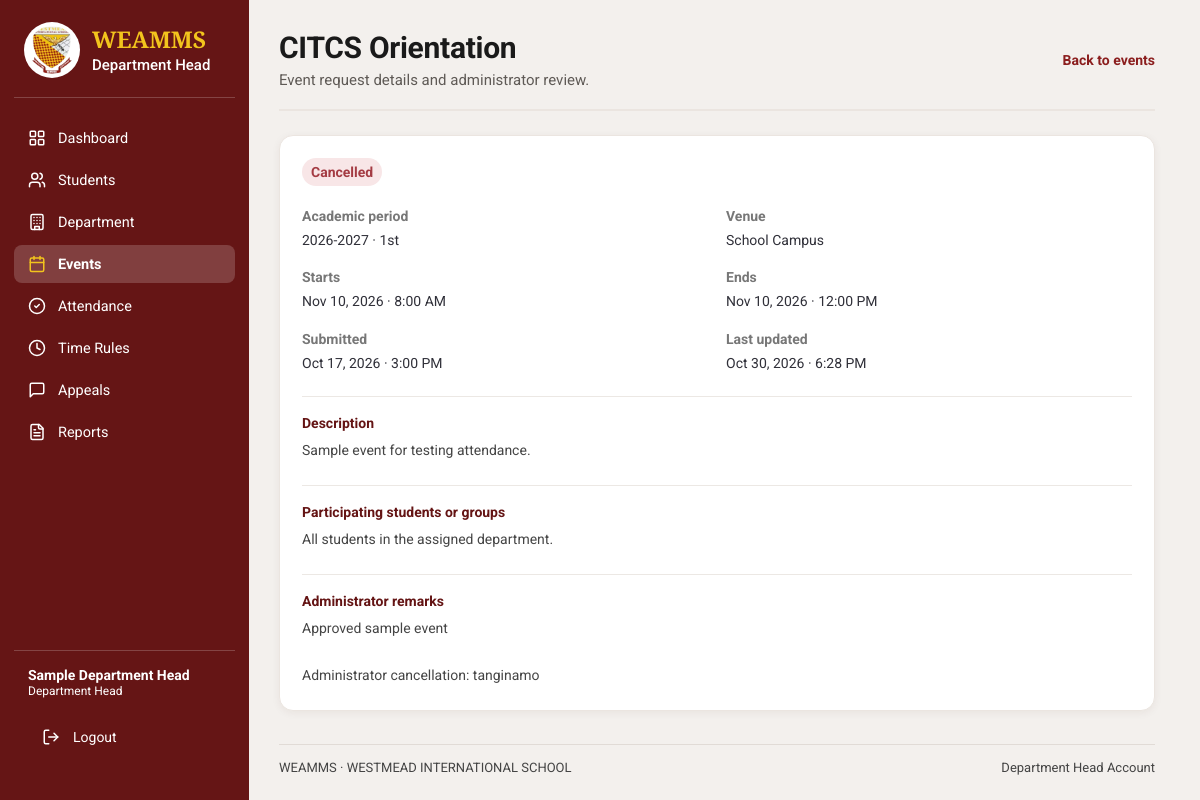
The page /department-head/events/view.php?id=1 (signed in) on the database its author committed.
### tables this page shows
CREATE TABLE `department_heads` (
  `department_head_id` bigint(20) UNSIGNED NOT NULL,
  `user_id` bigint(20) UNSIGNED NOT NULL,
  `department_id` bigint(20) UNSIGNED NOT NULL,
  `employee_number` varchar(50) DEFAULT NULL,
  `first_name` varchar(100) NOT NULL,
  `middle_name` varchar(100) DEFAULT NULL,
  `last_name` varchar(100) NOT NULL,
  `created_at` timestamp NOT NULL DEFAULT current_timestamp()
);

CREATE TABLE `events` (
  `event_id` bigint(20) UNSIGNED NOT NULL,
  `department_id` bigint(20) UNSIGNED NOT NULL,
  `requested_by` bigint(20) UNSIGNED NOT NULL,
  `academic_period_id` bigint(20) UNSIGNED NOT NULL,
  `event_title` varchar(200) NOT NULL,
  `event_description` text DEFAULT NULL,
  `venue` varchar(200) DEFAULT NULL,
  `start_at` datetime NOT NULL,
  `end_at` datetime NOT NULL,
  `attendance_opens_at` datetime DEFAULT NULL,
  `attendance_closes_at` datetime DEFAULT NULL,
  `event_status` enum('pending','approved','rejected','cancelled','cancellation_requested','completed') NOT NULL DEFAULT 'pending',
  `admin_reviewed_by` bigint(20) UNSIGNED DEFAULT NULL,
  `admin_reviewed_at` datetime DEFAULT NULL,
  `admin_remarks` text DEFAULT NULL,
  `cancellation_requested_at` datetime DEFAULT NULL,
  `cancellation_requested_by` bigint(20) UNSIGNED DEFAULT NULL,
  `cancellation_request_remarks` text DEFAULT NULL,
  `created_at` timestamp NOT NULL DEFAULT current_timestamp(),
  `updated_at` timestamp NOT NULL DEFAULT current_timestamp() ON UPDATE current_timestamp()
);

CREATE TABLE `academic_periods` (
  `academic_period_id` bigint(20) UNSIGNED NOT NULL,
  `academic_year` varchar(20) NOT NULL,
  `semester` enum('1st','2nd','Summer','Other') NOT NULL DEFAULT '1st',
  `start_date` date NOT NULL,
  `end_date` date NOT NULL,
  `is_current` tinyint(1) NOT NULL DEFAULT 0,
  `created_at` timestamp NOT NULL DEFAULT current_timestamp()
);

### includes/department_head_context.php (called while the page is built, shortened)
<?php
require_once __DIR__ . '/../config/database.php';
$stmt = $pdo->prepare(
    "SELECT dh.department_head_id, dh.department_id,
            dh.first_name, dh.middle_name, dh.last_name,
            d.department_code, d.department_name, d.description,
            d.is_active, d.department_head_can_edit,
            d.department_head_can_edit_attendance
     FROM department_heads dh
     INNER JOIN departments d ON d.department_id = dh.department_id
     INNER JOIN users u ON u.user_id = dh.user_id
     WHERE dh.user_id = ?
       AND u.account_status = 'active'
       AND d.is_active = 1
     LIMIT 1"
);
$stmt->execute([$_SESSION['user_id']]);
$departmentHead = $stmt->fetch(PDO::FETCH_ASSOC);
$baseUrl = BASE_URL;
function dhEscape(mixed $value): string
{
    return htmlspecialchars(
        (string) $value,
        ENT_QUOTES,
        'UTF-8'
    );
}

### department-head/events/view.php (the view, shortened to what this page needs)
<?php
require_once __DIR__ . '/../../includes/department_head_layout_start.php';
$eventId = filter_var($_GET['id'] ?? null, FILTER_VALIDATE_INT);
$stmt = $pdo->prepare(
    'SELECT e.event_id, e.event_title, e.event_description, e.venue,
            e.start_at, e.end_at, e.event_status, e.admin_remarks,
            e.cancellation_request_remarks, e.cancellation_requested_at,
            e.created_at, e.updated_at, ap.academic_year, ap.semester
     FROM events e
     INNER JOIN academic_periods ap
        ON ap.academic_period_id = e.academic_period_id
     WHERE e.event_id = ? AND e.department_id = ?
     LIMIT 1'
);
$stmt->execute([$eventId, $departmentId]);
$event = $stmt->fetch(PDO::FETCH_ASSOC);
$eventStatus = strtolower($event['event_status']);
$participantStmt = $pdo->prepare(
    'SELECT participant_type, student_id, year_level, section
     FROM event_participants WHERE event_id = ?'
);
$participantStmt->execute([$eventId]);
$participants = $participantStmt->fetchAll(PDO::FETCH_ASSOC);
?>
<section class="dashboard-section management-page">
    <div class="section-heading">
        <div>
            <h2><?= dhEscape($event['event_title']) ?></h2>
            <p>Event request details and administrator review.</p>
        </div>
        <a class="management-link" href="<?= dhEscape($baseUrl) ?>/department-head/events/index.php">Back to events</a>
    </div>
    <div class="management-detail department-panel">
        <div class="management-detail-heading">
            <span class="status-pill status-<?= dhEscape($eventStatus) ?>"><?= dhEscape(ucwords(str_replace('_', ' ', $eventStatus))) ?></span>
        </div>
        <dl class="management-detail-grid">
            <div>
                <dt>Academic period</dt>
                <dd><?= dhEscape($event['academic_year']) ?> · <?= dhEscape($event['semester']) ?></dd>
            </div>
            <div>
                <dt>Venue</dt>
                <dd><?= dhEscape($event['venue'] ?: 'Not specified') ?></dd>
            </div>
            <div>
                <dt>Starts</dt>
                <dd><?= dhEscape(date('M j, Y · g:i A', strtotime($event['start_at']))) ?></dd>
            </div>
            <div>
                <dt>Ends</dt>
                <dd><?= dhEscape(date('M j, Y · g:i A', strtotime($event['end_at']))) ?></dd>
            </div>
            <div>
                <dt>Submitted</dt>
                <dd><?= dhEscape(date('M j, Y · g:i A', strtotime($event['created_at']))) ?></dd>
            </div>
            <div>
                <dt>Last updated</dt>
                <dd><?= dhEscape(date('M j, Y · g:i A', strtotime($event['updated_at']))) ?></dd>
            </div>
        </dl>
        <div class="management-detail-section">
            <h3>Description</h3>
            <p><?= nl2br(dhEscape($event['event_description'] ?: 'No description provided.')) ?></p>
        </div>
        <div class="management-detail-section">
            <h3>Participating students or groups</h3>
            <?php if ($participants === []): ?>
                <p>All students in the assigned department.</p>
            <?php endif; ?>
        </div>
        <?php if (!empty($event['admin_remarks'])): ?>
            <div class="management-detail-section">
                <h3>Administrator remarks</h3>
                <p><?= nl2br(dhEscape($event['admin_remarks'])) ?></p>
            </div>
        <?php endif; ?>
    </div>
</section>
<?php require __DIR__ . '/../../includes/footer.php'; ?>
</main>
</body>
</html>

### includes/department_head_sidebar.php (shortened to what this page needs)
<?php
$sidebarBaseUrl = BASE_URL;
$sidebarEscape = static fn (mixed $value): string => htmlspecialchars((string) $value, ENT_QUOTES, 'UTF-8');
if (!function_exists('dhIcon')) {
    function dhIcon(string $name, string $class = 'admin-icon'): string
    {
        static $icons = [
            'dashboard' => '<rect width="7" height="7" x="3" y="3" rx="1"/><rect width="7" height="7" x="14" y="3" rx="1"/><rect width="7" height="7" x="14" y="14" rx="1"/><rect width="7" height="7" x="3" y="14" rx="1"/>',
            'users' => '<path d="M16 21v-2a4 4 0 0 0-4-4H6a4 4 0 0 0-4 4v2"/><circle cx="9" cy="7" r="4"/><path d="M22 21v-2a4 4 0 0 0-3-3.87"/><path d="M16 3.13a4 4 0 0 1 0 7.75"/>',
            'building' => '<rect width="16" height="20" x="4" y="2" rx="2"/><path d="M9 22v-4h6v4"/><path d="M8 6h.01"/><path d="M12 6h.01"/><path d="M16 6h.01"/><path d="M8 10h.01"/><path d="M12 10h.01"/><path d="M16 10h.01"/><path d="M8 14h.01"/><path d="M12 14h.01"/><path d="M16 14h.01"/>',
            'calendar' => '<path d="M8 2v4"/><path d="M16 2v4"/><rect width="18" height="18" x="3" y="4" rx="2"/><path d="M3 10h18"/>',
            'check' => '<circle cx="12" cy="12" r="10"/><path d="m9 12 2 2 4-4"/>',
            'clock' => '<circle cx="12" cy="12" r="10"/><polyline points="12 6 12 12 16 14"/>',
            'message' => '<path d="M21 15a2 2 0 0 1-2 2H7l-4 4V5a2 2 0 0 1 2-2h14a2 2 0 0 1 2 2z"/>',
            'file' => '<path d="M15 2H6a2 2 0 0 0-2 2v16a2 2 0 0 0 2 2h12a2 2 0 0 0 2-2V7Z"/><path d="M14 2v4a2 2 0 0 0 2 2h4"/><path d="M10 9H8"/><path d="M16 13H8"/><path d="M16 17H8"/>',
            'search' => '<circle cx="11" cy="11" r="8"/><path d="m21 21-4.3-4.3"/>',
            'plus' => '<path d="M5 12h14"/><path d="M12 5v14"/>',
        ];
        return '<svg class="' . htmlspecialchars($class, ENT_QUOTES, 'UTF-8') . '" xmlns="http://www.w3.org/2000/svg" viewBox="0 0 24 24" '
            . 'fill="none" stroke="currentColor" stroke-width="2" stroke-linecap="round" '
            . 'stroke-linejoin="round" aria-hidden="true" focusable="false">'
            . ($icons[$name] ?? '') . '</svg>';
    }
}
$shellNav = [
    ['dashboard', 'Dashboard', 'dashboard', '/department-head/dashboard.php'],
    ['students', 'Students', 'users', '/department-head/students/index.php'],
    ['department', 'Department', 'building', '/department-head/department/index.php'],
    ['events', 'Events', 'calendar', '/department-head/events/index.php'],
    ['attendance', 'Attendance', 'check', '/department-head/attendance/index.php'],
    ['time-rules', 'Time Rules', 'clock', '/department-head/attendance-settings/index.php'],
    ['appeals', 'Appeals', 'message', '/department-head/appeals/index.php'],
    ['reports', 'Reports', 'file', '/department-head/reports/index.php'],
];
$shellHeadName = isset($departmentHead['first_name'])
    ? trim($departmentHead['first_name'] . ' ' . $departmentHead['last_name'])
    : (string) ($headName ?? $_SESSION['full_name'] ?? $_SESSION['name'] ?? 'Department Head');
if (empty($shellNavActive)) {
    $shellNavActive = '';
    $shellPath = (string) parse_url($_SERVER['REQUEST_URI'] ?? '', PHP_URL_PATH);
    foreach ($shellNav as [$sbKey, , , $sbPath]) {
        $matchesPage = str_ends_with($shellPath, $sbPath);
        $matchesFolder = basename($sbPath) === 'index.php'
            && str_contains($shellPath, dirname($sbPath) . '/');
        if ($matchesPage || $matchesFolder) {
            $shellNavActive = $sbKey;
            break;
        }
    }
}
?>
    <aside class="admin-sidebar">
        <div class="admin-brand">
            <img src="<?= $sidebarEscape($sidebarBaseUrl) ?>/assets/images/wisnoname.png" alt="Westmead International School logo">
            <div>
                <strong>WEAMMS</strong>
                <span>Department Head</span>
            </div>
        </div>
        <nav class="admin-nav" aria-label="Main navigation">
            <?php foreach ($shellNav as [$sbKey, $sbLabel, $sbIcon, $sbPath]): ?>
                <?php $sbActive = $sbKey === $shellNavActive; ?>
                <a href="<?= $sidebarEscape($sidebarBaseUrl . $sbPath) ?>" <?= $sbActive ? 'class="active" aria-current="page"' : '' ?>>
                    <?= dhIcon($sbIcon) ?>
                    <span><?= $sidebarEscape($sbLabel) ?></span>
                </a>
            <?php endforeach; ?>
        </nav>
        <div class="admin-sidebar-footer">
            <div class="admin-sidebar-user">
                <strong><?= $sidebarEscape($shellHeadName) ?></strong>
                <span>Department Head</span>
            </div>
            <a class="admin-logout" href="<?= $sidebarEscape($sidebarBaseUrl) ?>/auth/logout.php">
                <span>Logout</span>
            </a>
        </div>
    </aside>

### assets/css/style.css (style rules this page uses)
:root { --wis-maroon-light: #B43737; --wis-maroon: #8B1E1E; --wis-maroon-dark: #641414; --wis-gold: #F2C300; --wis-gold-dark: #D6A900; --wis-white: #FFFFFF; --wis-light-blue: #E8F0FE; --wis-black: #171717; --wis-background: #F5F5F5; --wis-border: #B8C1CC; --wis-shadow: 0 8px 25px rgba(0, 0, 0, 0.10); }
* { box-sizing: border-box; margin: 0; padding: 0; }
html { scroll-behavior: smooth; }
body { display: flex; justify-content: center; align-items: flex-start; min-height: 100vh; padding: 0 20px; background: var(--wis-background); color: var(--wis-black); font-family: 'Roboto', Arial, Helvetica, sans-serif; }

### assets/css/department-head-sidebar.css (style rules this page uses)
.admin-sidebar { position: fixed; inset: 0 auto 0 0; z-index: 1001; display: flex; flex-direction: column; width: 249px; height: 100vh; padding: 22px 14px 41px; box-sizing: border-box; overflow-y: auto; background: #651515; color: #fff; font-family: 'Roboto', Arial, sans-serif; }
.admin-brand { display: flex; align-items: center; gap: 12px; padding: 0 10px 19px; border-bottom: 1px solid rgb(255 255 255 / 20%); }
.admin-brand img { flex: 0 0 56px; width: 56px; height: 56px; padding: 4px; box-sizing: border-box; border-radius: 50%; background: #fff; object-fit: contain; }
.admin-brand strong { display: block; color: #f2c41d; font-family: 'Cinzel', Georgia, 'Times New Roman', serif; font-size: 23px; font-weight: 700; line-height: 1.2; }
.admin-brand span { display: block; margin-top: 2px; color: #fff; font-size: 15px; font-weight: 500; }
.admin-nav { display: grid; gap: 4px; margin-top: 21px; }
.admin-nav a { display: flex; align-items: center; gap: 12px; min-height: 38px; padding: 0 14px; box-sizing: border-box; border-radius: 8px; color: #fff; font-family: 'Roboto', Arial, sans-serif; font-size: 14.5px; font-weight: 500; text-decoration: none; transition: background 0.15s ease; }
.admin-nav a.active { background: rgb(255 255 255 / 18%); font-weight: 700; }
.admin-icon { flex: 0 0 auto; width: 18px; height: 18px; }
.admin-nav a.active .admin-icon { color: #f2c41d; }
.admin-sidebar-footer { margin-top: auto; padding: 16px 14px 0; border-top: 1px solid rgb(255 255 255 / 20%); }
.admin-sidebar-user strong, .admin-sidebar-user span { display: block; line-height: 1.25; }
.admin-sidebar-user strong { font-size: 14px; font-weight: 700; }
.admin-sidebar-user span { font-size: 12px; }
.admin-logout { display: flex; align-items: center; gap: 13px; margin-top: 16px; padding: 13px 14px; box-sizing: border-box; border-radius: 8px; color: #fff; font-size: 14px; font-weight: 400; text-decoration: none; transition: background 0.2s ease, color 0.2s ease; }
.admin-sidebar .admin-nav a, .admin-sidebar .admin-nav a span { font-weight: 400; }
.admin-sidebar .admin-nav a.active, .admin-sidebar .admin-nav a.active span, .admin-sidebar .admin-nav a[aria-current="page"], .admin-sidebar .admin-nav a[aria-current="page"] span { font-weight: 700; }

### assets/css/ui-refresh.css (style rules this page uses)
:root { --ui-bg: #f3f0ed; --ui-border: #ebe5e0; --ui-tint: #faf7f4; --ui-zebra: #fcfaf8; --ui-hover: #f7f1ec; --ui-muted: #5f5a56; --ui-radius: 14px; --ui-shadow: 0 2px 8px rgb(60 30 20 / 6%); }
body.department-head-dashboard-page { background: var(--ui-bg); }
body.department-head-dashboard-page .section-heading { padding-bottom: 20px; margin-bottom: 24px; border-bottom: 2px solid var(--ui-border); }
body.department-head-dashboard-page .section-heading h2 { color: #1a1a1a; font-size: 30px; letter-spacing: -0.01em; }
body.department-head-dashboard-page .section-heading p { color: var(--ui-muted); font-size: 15px; }
body.department-head-dashboard-page .department-panel, body.department-head-dashboard-page .department-stat-card, body.department-head-dashboard-page .department-chart-panel, body.department-head-dashboard-page .attendance-monitor-panel, body.department-head-dashboard-page .attendance-monitor-card, body.department-head-dashboard-page .attendance-record-panel, body.department-head-dashboard-page .management-department-card, body.department-head-dashboard-page .management-table-wrap, body.department-head-dashboard-page .panel { border: 1px solid var(--ui-border); border-radius: var(--ui-radius); box-shadow: var(--ui-shadow); }

### rows shown on the page
department_heads: $sidebarEscape($shellHeadName) "Sample Department Head"
events: event_title "CITCS Orientation", event_status "Cancelled", academic_period.academic_year "2026-2027", academic_period.semester "1st", venue "School Campus", start_at "Nov 10, 2026 · 8:00 AM", end_at "Nov 10, 2026 · 12:00 PM", created_at "Oct 17, 2026 · 3:00 PM", updated_at "Oct 30, 2026 · 6:28 PM", event_description "Sample event for testing attendance.", admin_remarks "Approved sample event Administrator cancellation: tanginamo"

### other values the page prints
$sidebarEscape($sbLabel) "Dashboard"
$sidebarEscape($sbLabel) "Students"
$sidebarEscape($sbLabel) "Department"
$sidebarEscape($sbLabel) "Events"
$sidebarEscape($sbLabel) "Attendance"
$sidebarEscape($sbLabel) "Time Rules"
$sidebarEscape($sbLabel) "Appeals"
$sidebarEscape($sbLabel) "Reports"
$footerRoleLabel "Department Head"
